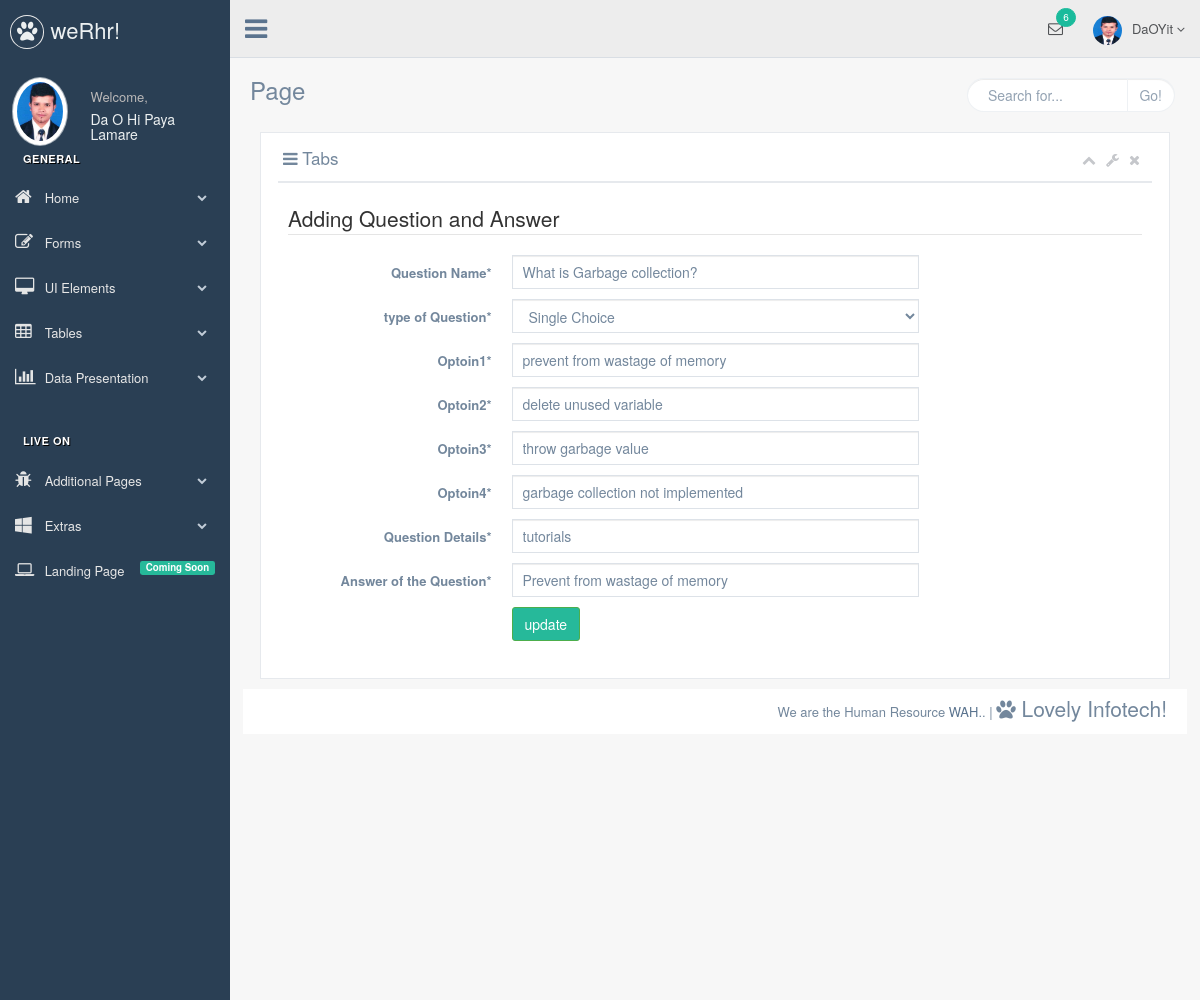
The app's page /editOption.php?id=2 with its own data.
### tables this page shows
CREATE TABLE IF NOT EXISTS `question` (
  `Question_Id` int(11) NOT NULL AUTO_INCREMENT,
  `Question_Name` varchar(500) NOT NULL,
  `Question_Type` varchar(30) NOT NULL,
  `Answer_Option` varchar(200) NOT NULL,
  `Answer` varchar(100) NOT NULL,
  `Question_Desc` varchar(500) NOT NULL,
  `Topic_Id` int(11) NOT NULL,
  `Topic_Name` varchar(30) NOT NULL,
  PRIMARY KEY (`Question_Id`),
  KEY `Topic_Id` (`Topic_Id`)
);

### includes/all_functions.php (called while the page is built, shortened)
<?php
function selectOption($id)
{
	global $connection;
	$stmt=$connection->prepare("call selectOption(?)");
	$stmt->bind_param('i',$id);
	$stmt->execute();
	$result=$stmt->get_result();
	return $result;
}
?>

### public/editOption.php (the view, shortened to what this page needs)
<?php require_once("../includes/dbconnection.php");?>
<?php require_once("../includes/all_functions.php");?>
<?php include("../includes/layouts/header.php");?>
                                        <form class="form-horizontal form-label-left" action="updateOption.php" method="POST" novalidate>
                                                <span class="section">Adding Question and Answer</span>
                                                <?php
                                                    $id = $_GET['id'];
                                                    $result=selectOption($id);
                                                    while($row=$result->fetch_assoc())
                                                    {
                                                        $qn=$row['Question_Name'];
                                                        $qt=$row['Question_Type'];
                                                        $opt=$row['Answer_Option'];
                                                        $ans=$row['Answer'];
                                                        $qd=$row['Question_Desc'];
                                                    }
                                                    $res=explode(",", $opt);
                                                ?>
                                                <div class="item form-group">
                                                    <label class="control-label col-md-3 col-sm-3 col-xs-12" for="QuestionName">Question Name<span class="required">*</span>
                                                    </label>
                                                    <div class="col-md-6 col-sm-6 col-xs-12">
                                                        <input id="QuestionName" class="form-control col-md-7 col-xs-12"  name="QuestionName" type="text" value="<?php echo $qn;?>">
                                                    </div>
                                                </div>
                                                <div class="item form-group">
                                                <label class="control-label col-md-3 col-sm-3 col-xs-12" for="questionType">type of Question<span class="required">*</span>
                                                </label>
                                                <div class="col-md-6 col-sm-6 col-xs-12">
                                                    <select id="questionType" name="questionType" class="form-control" required>
                                                        <option <?php if($qt=="Single Choice"){echo "selected";}?> >Single Choice</option>
                                                    </select>
                                                </div>
                                                </div>
                                                    <?php
                                                    $i=1;
                                                    foreach ($res as $key => $value)
                                                    {
                                                        echo "<div class=\"item form-group\">";
                                                        echo "<label class=\"control-label col-md-3 col-sm-3 col-xs-12\" for=\"choice\">Optoin".$i."<span class=\"required\">*</span></label>";
                                                        echo "<div class=\"col-md-6 col-sm-6 col-xs-12\">";
                                                        echo "<input id=\"choice[]\" class=\"form-control col-md-7 col-xs-12\"  name=\"choice[]\" type=\"text\" required=\"required\" value=\"";
                                                        echo $value;
                                                        echo "\">";
                                                        echo "</div>";
                                                        echo "</div>";
                                                        $i++;
                                                    }
                                                ?>
                                                <div class="item form-group">
                                                    <label class="control-label col-md-3 col-sm-3 col-xs-12" for="Questiondetails">Question Details<span class="required">*</span>
                                                    </label>
                                                    <div class="col-md-6 col-sm-6 col-xs-12">
                                                        <input id="Questiondetails" class="form-control col-md-7 col-xs-12"  name="Questiondetails" type="text" value="<?php echo $qd;?>">
                                                    </div>
                                                </div>
                                                <div class="item form-group">
                                                    <label class="control-label col-md-3 col-sm-3 col-xs-12" for="questionAns">Answer of the Question<span class="required">*</span>
                                                    </label>
                                                    <div class="col-md-6 col-sm-6 col-xs-12">
                                                        <input id="questionAns" class="form-control col-md-7 col-xs-12"  name="questionAns" required="required" type="text" value="<?php echo $ans;?>">
                                                    </div>
                                                </div>
                                                <div class="form-group">
                                                    <div class="col-md-6 col-md-offset-3">
                                                        <button id="submit" name="submit" type="submit" class="btn btn-success">update</button>
                                                     </div>
                                                </div>
                                            </form>
<?php include("../includes/layouts/footer.php");?>

### records on screen
question: QuestionName "What is Garbage collection?", questionType "Single Choice", Answer_Option "prevent from wastage of memory", Answer_Option "delete unused variable", Answer_Option "throw garbage value", Answer_Option "garbage collection not implemented", Questiondetails "tutorials", questionAns "Prevent from wastage of memory"
